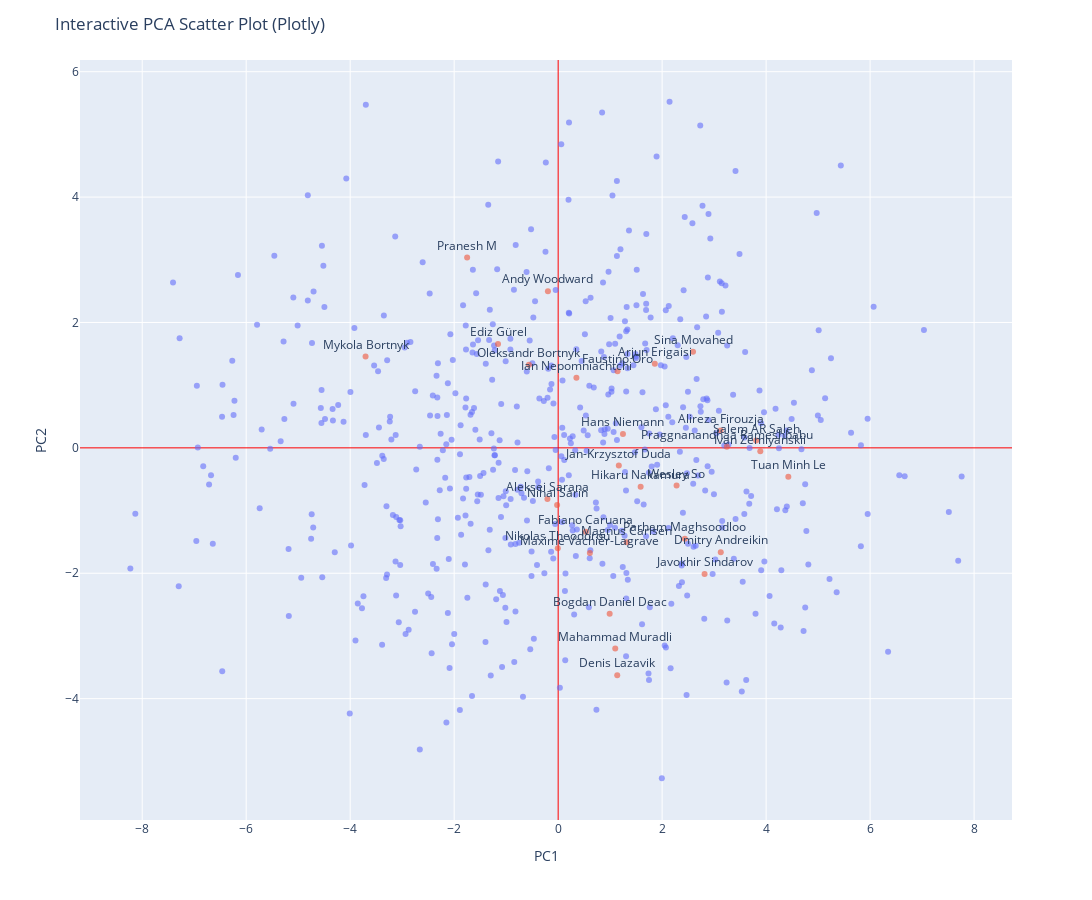

The notebook cell saved with this chart:
### Code cell
df_interpretate_pca = pd.DataFrame({
    "PC1": interpretate_X_pca[:, 0],
    "PC2": interpretate_X_pca[:, 1],
    "Name": df_interpretate.user.values
})

top_highest_players = df_sorted.tail(30).Name.values
#选top玩家
df_interpretate_pca["is_top"] = df_interpretate_pca["Name"].isin(top_highest_players)
#只有top玩家显示文字，其他玩家为空
df_interpretate_pca["text"] = df_interpretate_pca["Name"].where(df_interpretate_pca["is_top"], "")

fig = px.scatter(
    df_interpretate_pca,
    x="PC1",
    y="PC2",
    color="is_top",
    text="text",          #只显示 top 的名字
    hover_name="Name",    #其他一般的玩家只有悬停的时候才显示名字
    opacity=0.6
)
fig.update_traces(textposition="top center")
fig.update_layout(
    width=1200,
    height=900,
    showlegend=False,
    title="Interactive PCA Scatter Plot (Plotly)"
)

fig.update_xaxes(zeroline=True, zerolinewidth=1,zerolinecolor='red')
fig.update_yaxes(zeroline=True, zerolinewidth=1,zerolinecolor='red')

fig.show()

# 筛选 top 玩家
top_coords = df_interpretate_pca[df_interpretate_pca["is_top"]][["Name", "PC1", "PC2"]]

# 打印出来
print(top_coords)

### Figure 1 — Plotly figure (JSON) as saved in the notebook; plotly's stock layout.template omitted (floating-point values rounded to 4 significant figures; data arrays with more than 128 entries replaced by an {"elided": "..."} marker saying what was removed)
{"data": [{"hovertemplate": "<b>%{hovertext}</b><br><br>is_top=False<br>PC1=%{x}<br>PC2=%{y}<br>text=%{text}<extra></extra>", "hovertext": {"elided": "529 str values"}, "legendgroup": "False", "marker": {"color": "#636efa", "opacity": 0.6, "symbol": "circle"}, "mode": "markers+text", "name": "False", "orientation": "v", "showlegend": true, "text": {"elided": "529 str values"}, "textposition": "top center", "type": "scatter", "x": {"elided": "529 float values"}, "xaxis": "x", "y": {"elided": "529 float values"}, "yaxis": "y"}, {"hovertemplate": "<b>%{hovertext}</b><br><br>is_top=True<br>PC1=%{x}<br>PC2=%{y}<br>text=%{text}<extra></extra>", "hovertext": ["Aleksei Sarana", "Alireza Firouzja", "Andy Woodward", "Arjun Erigaisi", "Bogdan Daniel Deac", "Denis Lazavik", "Dmitry Andreikin", "Ediz Gürel", "Fabiano Caruana", "Faustino Oro", "Hans Niemann", "Hikaru Nakamura", "Ian Nepomniachtchi", "Ivan Zemlyanskii", "Jan-Krzysztof Duda", "Javokhir Sindarov", "Magnus Carlsen", "Mahammad Muradli", "Maxime Vachier-Lagrave", "Mykola Bortnyk", "Nihal Sarin", "Nikolas Theodorou", "Oleksandr Bortnyk", "Parham Maghsoodloo", "Praggnanandhaa Rameshbabu", "Pranesh M", "Salem AR Saleh", "Sina Movahed", "Tuan Minh Le", "Wesley So"], "legendgroup": "True", "marker": {"color": "#EF553B", "opacity": 0.6, "symbol": "circle"}, "mode": "markers+text", "name": "True", "orientation": "v", "showlegend": true, "text": ["Aleksei Sarana", "Alireza Firouzja", "Andy Woodward", "Arjun Erigaisi", "Bogdan Daniel Deac", "Denis Lazavik", "Dmitry Andreikin", "Ediz Gürel", "Fabiano Caruana", "Faustino Oro", "Hans Niemann", "Hikaru Nakamura", "Ian Nepomniachtchi", "Ivan Zemlyanskii", "Jan-Krzysztof Duda", "Javokhir Sindarov", "Magnus Carlsen", "Mahammad Muradli", "Maxime Vachier-Lagrave", "Mykola Bortnyk", "Nihal Sarin", "Nikolas Theodorou", "Oleksandr Bortnyk", "Parham Maghsoodloo", "Praggnanandhaa Rameshbabu", "Pranesh M", "Salem AR Saleh", "Sina Movahed", "Tuan Minh Le", "Wesley So"], "textposition": "top center", "type": "scatter", "x": [-0.2062, 3.123, -0.1971, 1.859, 0.9906, 1.136, 3.128, -1.156, 0.5325, 1.142, 1.246, 1.587, 0.3512, 3.888, 1.167, 2.816, 1.32, 1.098, 0.6098, -3.704, -0.01987, -0.007095, -0.5623, 2.436, 3.244, -1.751, 3.808, 2.594, 4.427, 2.278], "xaxis": "x", "y": [-0.8141, 0.2787, 2.499, 1.342, -2.647, -3.626, -1.664, 1.657, -1.337, 1.223, 0.2216, -0.6205, 1.118, -0.05404, -0.2814, -2.01, -1.506, -3.202, -1.676, 1.457, -0.9104, -1.599, 1.325, -1.449, 0.01768, 3.038, 0.1163, 1.534, -0.4597, -0.5999], "yaxis": "y"}], "layout": {"height": 900, "legend": {"title": {"text": "is_top"}, "tracegroupgap": 0}, "margin": {"t": 60}, "showlegend": false, "title": {"text": "Interactive PCA Scatter Plot (Plotly)"}, "width": 1200, "xaxis": {"anchor": "y", "domain": [0, 1], "title": {"text": "PC1"}, "zeroline": true, "zerolinecolor": "red", "zerolinewidth": 1}, "yaxis": {"anchor": "x", "domain": [0, 1], "title": {"text": "PC2"}, "zeroline": true, "zerolinecolor": "red", "zerolinewidth": 1}}}
